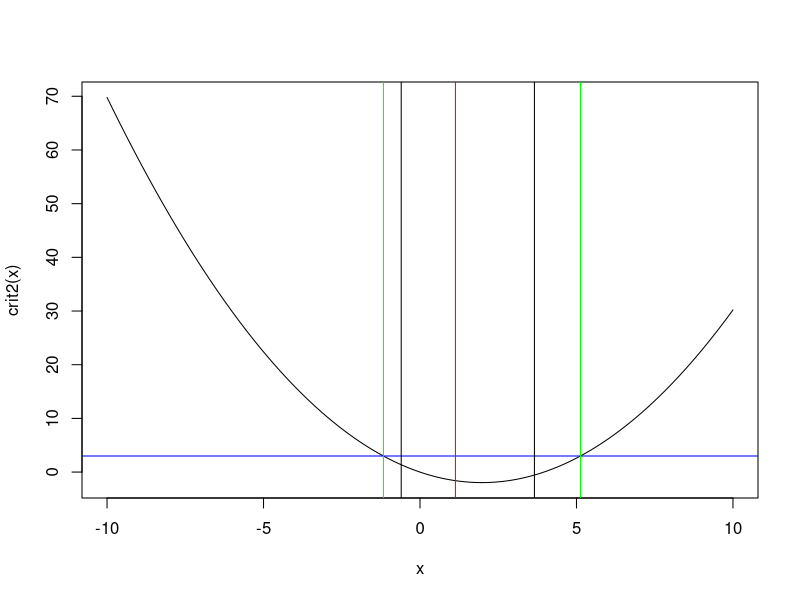
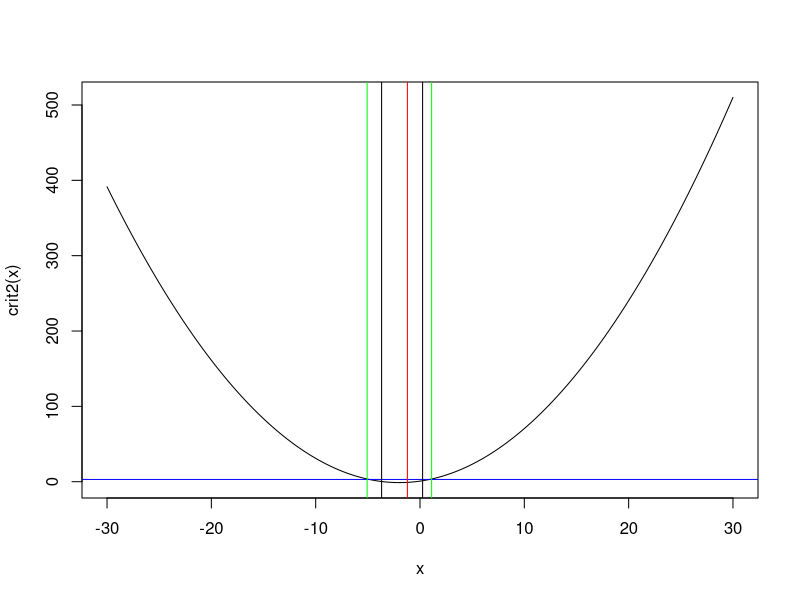

Source code (R) for these figures, in order:
N <- 3
THETA <- rnorm(N,0,1)
X <- rnorm(N,THETA,1)

EST <- max(var(X[-1])-1,0.00001)

crit2 <- function(x) {log(dnorm(X[1],0,sqrt(EST+1)))-log(dnorm(X[1],x,1))}

Bhat <- 1 - (N-2)/sum(X*X)
efrL <- Bhat*X[1]-1.96*sqrt(Bhat+2/(N-2)*X[1]^2*(1-Bhat)^2)
efrU <- Bhat*X[1]+1.96*sqrt(Bhat+2/(N-2)*X[1]^2*(1-Bhat)^2)


wasL <- X[1] - sqrt(2*log(1/0.05) + 2*log(EST+1) + X[1]^2/(1+EST))
wasU <- X[1] + sqrt(2*log(1/0.05) + 2*log(EST+1) + X[1]^2/(1+EST))

curve(crit2,from = -10,to = 10,n=1000)
abline(h=log(1/0.05),col='blue')
abline(v=efrL)
abline(v=efrU)
abline(v=wasL,col='green')
abline(v=wasU,col='green')
abline(v=THETA[1],col='red')

### Sim
efr_cov <- c()
was_cov <- c()
efr_len <- c()
was_len <- c()
sigma <- 1
alpha <- 0.05
for (nn in 1:1000) {
  N <- 3
  THETA <- rnorm(N,0,sigma)
  X <- rnorm(N,THETA,1)
  EST <- max(var(X[-1])-1,0)
 
  Bhat <- 1 - (N-2)/sum(X*X)
  efrL <- Bhat*X[1]-qnorm(1-alpha/2)*sqrt(Bhat+2/(N-2)*X[1]^2*(1-Bhat)^2)
  efrU <- Bhat*X[1]+qnorm(1-alpha/2)*sqrt(Bhat+2/(N-2)*X[1]^2*(1-Bhat)^2)
  
  
  wasL <- X[1] - sqrt(2*log(1/alpha) + 2*log(1+EST) + X[1]^2/(1+EST))
  wasU <- X[1] + sqrt(2*log(1/alpha) + 2*log(1+EST) + X[1]^2/(1+EST))
  
  efr_cov[nn] <- (efrL<THETA[1])*(THETA[1]<efrU)
  was_cov[nn] <- (wasL<THETA[1])*(THETA[1]<wasU)
  efr_len[nn] <- efrU-efrL
  was_len[nn] <- wasU-wasL

}

crit2 <- function(x) {log(dnorm(X[1],0,sqrt(1+EST)))-log(dnorm(X[1],x,1))}
curve(crit2,from = -30,to = 30,n=1000)
abline(h=log(1/alpha),col='blue')
abline(v=efrL)
abline(v=efrU)
abline(v=wasL,col='green')
abline(v=wasU,col='green')
abline(v=THETA[1],col='red')

efr_cov
was_cov
efr_len
was_len